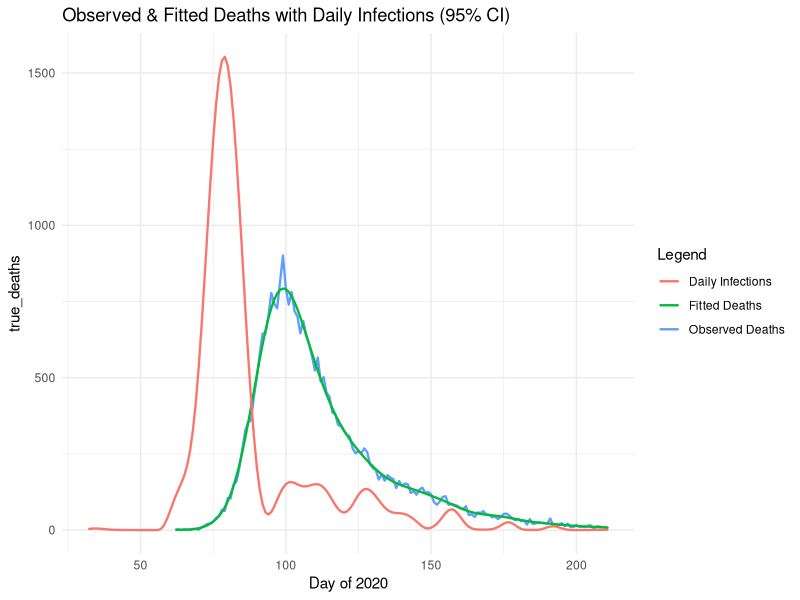
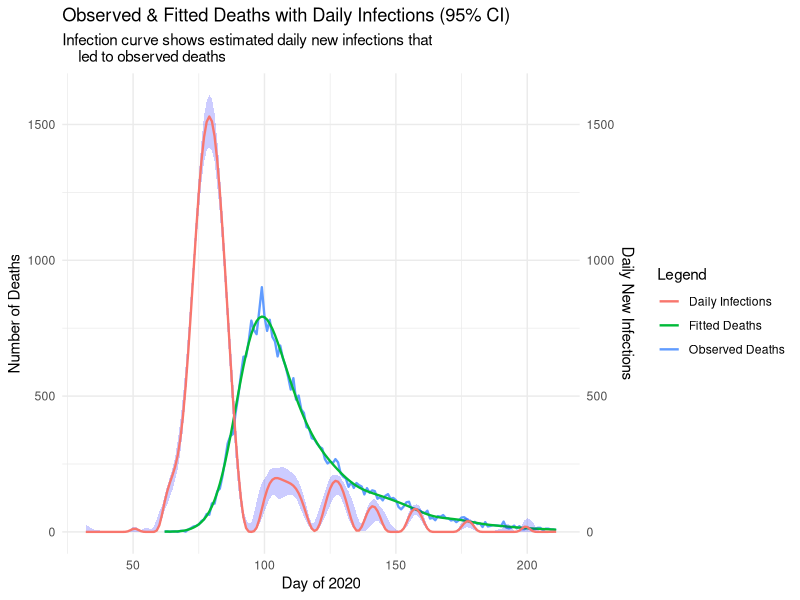

These charts were generated, in order, by the following R code:
# Jackson Cramer (s2274544), Maximillian McCourt (s2145762), Natalia Montalvo Cabornero (s1969053)

# Our group worked collaboratively on the development and optimisation of all exercises.
# Although tasks were divided among us, we maintained a balanced workload through 
# regular code reviews, debugging sessions, and problem-solving meetings.
# Jackson focused ---
# Max focused on ---
# Natalia focused on ---

# Link to github repo: https://github.com/mhmc0808/ESP_GroupWorks.git
# Note about github repo: Our group used the same repo for the other projects.
# The code for project 3 can be found in the GW3 folder, and is titled proj3.r

######### GENERAL DESCRIPTION #########

# This project implements a smooth deconvolution to estimate the daily COVID-19 
# infections from observed death data. The model reconstructs the infection 
# trajectory by deconvolving death counts with a delay distribution from infection
# to death. 

setwd("C:/Users/natmo/OneDrive/Escritorio/MSc/SEM1/Extended Statistical Programming/Assignments/GW3")
library(splines)
library(ggplot2)
data <- read.table("engcov.txt")


set.seed(3)  # remove

######### MODEL SET UP ##########

# Define the matrices and components of the deconvolution model, the function 
# evaluate_matrices() creates: B-spline basis matrix, Convolution matrix (X)  
# that maps infections to deaths via delay distribution and Penalty matrix (S) 
# for smoothing. 

evaluate_matrices <- function(data, k = 80, edur = 3.151, sdur = 0.469, lower_bound, 
                              upper_bound, f_seq) {
  
  # Inputs;
  #   k - number of B-spline basis functions
  #   edur - log(mean) time from infection to death
  #   sdur - log(standard deviation) time from infection to death
  
  # Create penalty matrix S
  S <- crossprod(diff(diag(k), diff=2))
  
  # Create the k+4 knots for B-splines
  # Sequence of k+4 evenly spaced knots
  middle_seq_length <- k-2
  middle_seq <- seq(lower_bound, upper_bound, length.out = middle_seq_length)
  
  # Step size for handling remaining knots
  step <- middle_seq[2] - middle_seq[1]
  
  # Knots sequence
  knots <- c(
    seq(to = min(middle_seq) - step, by = step, length.out = 3),  # 3 knots below
    middle_seq,                                                   # middle sequence
    seq(from = max(middle_seq) + step, by = step, length.out = 3) # 3 knots above
  )
  
  # Create X_tilde: B-spline basis matrix for infection function f(t)
  X_tilde <- splineDesign(knots, f_seq)
  
  # Delay distribution from infection to death (pd)
  d <- 1:k
  pd <- dlnorm(d, edur, sdur)
  pd <- pd / sum(pd)      # normalise the sum to 1
  
  n <- length(data$date)  # number of death days
  m <- length(pd)         # maximum of days to consider    
  r <- nrow(X_tilde)      # number of infection days
  
  # Build weight matrix W for convolution
  # W[i, t] = pd[30 + i - t] if in valid range, 0 otherwise
  W <- matrix(0, n, r)
  
  for (i in 1:n) {
    idxs <- (30 + i - (1:m))              # indices for 30 day lag
    valid <- which(idxs > 0 & idxs <= r)  # keep indices in valid range
    # take i-th row of W at valid indexes to be pd of valid index
    W[i, idxs[valid]] <- pd[1:length(valid)]
  }
  
  # Convolution matrix X maps infections to expected deaths
  X <- W %*% X_tilde
  
  return(list(X_tilde=X_tilde,S=S,X=X))
}

## --- Generate model matrices --- ##

# Days of infection, extending the sequence 30 days before the first observed death
lower_bound <- min(data$julian) - 30
upper_bound <- max(data$julian)
f_seq <- seq(lower_bound, upper_bound, by=1)

model_matrices <- evaluate_matrices(data,lower_bound=lower_bound, 
                                    upper_bound=upper_bound, f_seq=f_seq)
X <- model_matrices$X
X_tilde <- model_matrices$X_tilde
S <- model_matrices$S



######### PENALISED NEGATIVE LOG-LIKELIHOOD FUNCTIONS ##########

# We are going to fit the model using a penalised Poisson likelihood with a 
# positive constraint

## --- Penalised negative log-likelihood --- ##
pnll <- function(y, gamma, X, S, lambda) {
  
  # Inputs:
  #   y - vector of observed deaths
  #   gamma - vector of transformed parameters: beta = exp(gamma) to ensure 
  #           positive coefficients for the B-spline basis
  #   X - convolution matrix
  #   S - penalty matrix
  #   lambda - smoothing parameter

  B <- exp(gamma)               # transformation of coefficients
  mu <- pmax(X %*% B)           # expected deaths
  
  # Smoothing penalty term
  penalty <- 1/2*lambda * sum(B * (S %*% B))     # OPTIMISED VERSION
  # penalty <- 1/2*lambda*t(B) %*% S %*% B
  
  # Poisson log likelihood
  ll_pois <- sum(y*log(mu) - mu - lfactorial(y))
  
  # Penalised negative log likelihood
  pnll <- -ll_pois + penalty
  return(pnll)
}


## --- Gradient of penalized negative log-likelihood --- ##
pnll_grad <- function(y, gamma, X, S, lambda){
  
  # Inputs:
  #   y - vector of observed deaths
  #   gamma - vector of transformed parameters: beta = exp(gamma) to ensure 
  #           positive coefficients for the B-spline basis
  #   X - convolution matrix
  #   S - penalty matrix
  #   lambda - smoothing parameter
  
  B <- exp(gamma)                     # transform to original scale
  mu <- pmax(X %*% B)                 # expected deaths
  
  # Gradient of log-likelihood: dl/dgamma = colsums of diag(y_i/mu_i - 1)*X*diag(B)
  F_value <- diag(as.vector(y/mu - 1)) %*% X %*% diag(B)            
  ll_pois_grad <- colSums(F_value)
  
  # Smoothness penalty gradient
  penalty_grad <- lambda * (S %*% B) * B    # OPTIMISED
  
  # Derivative of penalised negative log likelihood
  pnll_grad <- - ll_pois_grad + penalty_grad
  
  return(pnll_grad)
}


## --- Test functions --- ##
y <- data$deaths
lambda <- 5*10^-5
k <- 80
gamma <- rep(0,k)
pnll(y, gamma, X, S, lambda)
pnll_grad(y, gamma, X, S, lambda)


## --- Gradient validation uing finite differences--- ##

th0 <- gamma                   # test paramater vector
fd <- numeric(length(th0))     # vector to store the approximation

# Penalised negative log-likelihood at th0
nll0 <- pnll(y = y, gamma = th0, X = X, S = S, lambda = lambda) 

eps <- 1e-7                    # perturbation size

# Loop over each parameter
for (i in 1:length(th0)) { 
  th1 <- th0
  th1[i] <- th1[i] + eps
  # Pnll at that perturbed parameter
  nll1 <- pnll(y = y, gamma = th1, X = X, S = S, lambda = lambda)
  # Approximate the partial derivative with the finite difference
  fd[i] <- (nll1 - nll0) / eps
}

# Find analytic gradient at th0
grad_test <- pnll_grad(y = y, gamma = th0, X = X, S = S, lambda = lambda)

# Finite-difference vs analytic gradient
cbind(fd, grad_test) 

# Maximum absolute difference 
max_diff <- max(abs(grad_test-fd)) 
print(paste("Maximum gradient difference:", round(max_diff,8)))
#  0.00027709



######### INITIAL MODEL FITTING ##########

# Fit model using BFGS with initial lambda for sanity check.
# This provides a preliminary fit to verify the model is working correctly
# before proceeding with smoothing parameter selection.


fit <- optim(par = gamma,         # initial parameter values
             fn = pnll,           # penalized negative log-likelihood
             gr = pnll_grad,      # gradient function for efficient optimization
             y = y,               # observed death counts
             X = X,               # convolution matrix
             S = S,               # penalty matrix
             lambda = lambda,     # initial smoothing parameter
             method = "BFGS")     # Optimization method 

# Extract estimated parameters after optimization
gamma_hat <- fit$par
B_hat <- exp(gamma_hat)           # transform to original scale

# Compute fitted deaths and fitted infections
fitted_deaths <- as.vector(X %*% B_hat)
fitted_infections <- as.vector(X_tilde %*% B_hat)

# Compare with actual data
true_deaths <- data$deaths        # actual deaths from data set
day_of_2020 <- data$julian

# Create data frame for plotting
plot_df <- data.frame(
  day = day_of_2020,
  true_deaths = true_deaths,
  fitted_deaths = fitted_deaths)

# Comparison plot: observed vs fitted deaths
initial_plot <- ggplot() +
  # True deaths
  geom_line(aes(x = day_of_2020, y = true_deaths, color = "Observed Deaths"), size = 0.8) +
  # Fitted deaths
  geom_line(aes(x = day_of_2020, y = fitted_deaths, color = "Fitted Deaths"), size = 0.8) +
  geom_line(aes(x = f_seq, y = fitted_infections, color = "Daily Infections"), size = 0.8) +
  # Secondary axis
  #scale_y_continuous(
  #  name = "Number of Deaths",
  #  sec.axis = sec_axis(~ ., name = "Daily New Infections")
  #) +
  labs(
    x = "Day of 2020",
    color = "Legend",
    title = "Observed & Fitted Deaths with Daily Infections (95% CI)"
  ) +
  theme_minimal()

initial_plot

######### SMOOTHING PARAMETER SELECTION ##########

n <- length(y)                       # number of observations
lfy <- lfactorial(y)

# Function to compute the Poisson log-likelihood for BIC calculation
ll <- function(y, beta_hat, X, lfly) {
  
  # Inputs:
  #   y - vector of observed death counts
  #   beta_hat - vector of estimated B-spline coefficients
  #   X - convolution design matrix
 
  # Expected deaths under current parameters
  mu <- X %*% beta_hat
  
  # Poisson log likelihood 
  ll_pois <- sum(y*log(mu) - mu - lfy)
  return(ll_pois)
}

# Define sequence of lambda values to test
log_lambda_seq <- seq(-13,-7,length=50)
lambda_seq <- exp(log_lambda_seq)    # transform to original scale

BIC <- numeric(length(lambda_seq))   # initialize BIC storage vector

Xt <- t(X)  # transpose of X to save some time in the loop

# Grid search over lambda values to find optimal smoothing parameter
for (i in seq(lambda_seq)){
  
  # Current lambda value
  lambda <- lambda_seq[i]
  
  # Fit model with current lambda using BFGS optimization
  fit <- optim(par = gamma,# gamma_hat???           # initial parameter values
               fn = pnll,             # penalized negative log-likelihood
               gr = pnll_grad,        # gradient function
               y = y,                 # observed death counts
               X = X,                 # convolution matrix
               S = S,                 # penalty matrix
               lambda = lambda,       # initial smoothing parameter
               method = "BFGS")       # Optimization method
            
  # Extract estimated parameters
  beta_par <- exp(fit$par)            # transform to original scale
  mu_hat <- as.vector(X %*% beta_par)
  
  # Weight vector
  w <- as.vector(y/(mu_hat^2)) # n vector 
  
  # Compute Hessian matrices:
  # H0: Hessian of log-likelihood (without penalty)
  H0 <- Xt %*% (X * w)   # X^T diag(w) X
  
  #  H_lambda: Full Hessian (log-likelihood + penalty)
  H_lambda <- H0 + lambda * S
  
  ## Effective Degrees of Freedom (EDF) calculation
  R <- chol(H_lambda)
  H_invH0 <- backsolve(R, backsolve(R, H0, transpose = TRUE))
  EDF <- sum(diag(H_invH0))
  
  # Bayesian Information Criterion (BIC) calculation
  BIC[i] <- -2*ll(y, beta_par, X, lfy) + log(n)*EDF
}

# Find optimal lambda that minimizes BIC
BIC_min <- min(BIC)
lambda_bic <- lambda_seq[which.min(BIC)]
lambda_bic



######### BOOTSTRAP UNCERTAINTY QUANTIFICATION #########
# For bootstrap resamples, each observation contributes proportionally to the
# weights of the Pnll and its gradient, so we need to modify both


# Weighted version of penalized negative log-likelihood for bootstrap
pnll_w <- function(y, gamma, X, S, lambda, w) {
  
  # Inputs:
  #   y - vector of observed deaths
  #   gamma - vector of transformed parameters: beta = exp(gamma) to ensure 
  #           positive coefficients for the B-spline basis
  #   X - convolution matrix
  #   S - penalty matrix
  #   lambda - smoothing parameter
  #   w - vector of bootstrap weights 
  
  B <- exp(gamma)               # transformation of coefficients
  mu <- pmax(X %*% B)           # expected deaths, avoiding zero
  
  # Smoothing penalty term
  penalty <- 1/2*lambda* sum(B*(S %*% B))   # OPTIMISED VERSION

  # Weighted Poisson log-likelihood
  ll_pois <- sum(w * (y*log(mu) - mu - lfactorial(y))) 
  
  # Penalized negative log-likelihood with weights
  pnll <- -ll_pois + penalty
  return(pnll)
}

# Weighted version of gradient function for bootstrap
pnll_grad_w <- function(y, gamma, X, S, lambda, w){
  
  # Inputs:
  #   y - vector of observed deaths
  #   gamma - vector of transformed parameters: beta = exp(gamma) to ensure 
  #           positive coefficients for the B-spline basis
  #   X - convolution matrix
  #   S - penalty matrix
  #   lambda - smoothing parameter
  #   w - vector of bootstrap weights 
  
  B <- exp(gamma)               # transform to original scale
  mu <- pmax(X %*% B)           # expected deaths

  # Gradient of the weighted log-likelihood
  F_value <- diag(as.vector(w * (y/mu - 1))) %*% X %*% diag(B) 
  ll_pois_grad <- colSums(F_value)
  
  # Gradient of penalty
  penalty_grad <- lambda * (S %*% B) * B   # OPTIMISED VERSION
  
  # Penalised negative log likelihood
  pnll_grad <- -ll_pois_grad + penalty_grad
  return(pnll_grad)
}

# -- Bootstrap resampling and refitting


# Number of bootstrap replicates for uncertainty estimation
n_bootstrap <- 200

# Initialise empty matrix to store bootstrap replicates
#   Each column represents a different bootstrap sample
#   Each row represents f(t) at a specific time point across all bootstrap samples
f_hat_boot <- matrix(0, nrow = nrow(X_tilde), ncol = n_bootstrap)


for (b in 1:n_bootstrap) {
  
  # Generate bootstrap weights 
  wb <- tabulate(sample(n, replace = TRUE), n)
  
  # Fit penalized model using bootstrap weights
  fit_b <- optim(par = gamma,          # initial parameter values
               fn = pnll_w,            # weighted penalized negative log-likelihood
               gr = pnll_grad_w,       # gradient function for efficient optimization
               y = y,                  # observed death counts
               X = X,                  # convolution matrix
               S = S,                  # penalty matrix
               lambda = lambda_bic,    # initial smoothing parameter
               method = "BFGS",        # Quasi-Newton optimization method with gradient
               w = wb)                 # weights for this iteration

  # Extract fitted parameters from bootstrap sample
  gamma_b <- fit_b$par
  B_b <- exp(gamma_b)     # transform to original scale
  
  # Compute infection rate estimate for this bootstrap sample
  f_hat_boot[, b] <- X_tilde %*% B_b
  
  gamma <- gamma_b 
}


######### FINAL VISUALIZATION AND RESULTS #########

## --- Summary statistics from the bootstrap distribution --- ##

# 95% Confidence intervals from bootstrap samples
f_hat_lower <- apply(f_hat_boot, 1, quantile, probs = 0.025) # 2.5% quantile
f_hat_upper <- apply(f_hat_boot, 1, quantile, probs = 0.975) # 97.5% quantile

# Re-fit infections with the optimal lambda selected using BIC
fit <- optim(par = gamma,            # initial parameter values  #### ??!! not sure about this gamma
             fn = pnll,            # weighted penalized negative log-likelihood
             gr = pnll_grad,       # gradient function for efficient optimization
             y = y,                  # observed death counts
             X = X,                  # convolution matrix
             S = S,                  # penalty matrix
             lambda = lambda_bic,    # initial smoothing parameter
             method = "BFGS")        # Optimization method 

# Optimised parameters
gamma_hat <- fit$par
B_hat <- exp(gamma_hat)   # transform to original scale

# Fitted infection curve using the optimised parameters
fitted_infections_optimized <- as.vector(X_tilde %*% B_hat)

## --- Final plot showing --- ##
#   Observed death data
#   Model with fitted deaths
#   Estimated infection curve

final_plot <- ggplot() +
  # True deaths
  geom_line(aes(x = day_of_2020, y = true_deaths, color = "Observed Deaths"), size = 0.8) +
  # Fitted deaths
  geom_line(aes(x = day_of_2020, y = fitted_deaths, color = "Fitted Deaths"), size = 0.8) +
  # Daily infection rate with 95% CI
  geom_ribbon(aes(x = f_seq, ymin = f_hat_lower, ymax = f_hat_upper), fill = "blue", alpha = 0.2) +
  geom_line(aes(x = f_seq, y = fitted_infections_optimized, color = "Daily Infections"), size = 0.8) +
  # Secondary axis: rescale infections to match the main axis numerically
  scale_y_continuous(
    name = "Number of Deaths",
    sec.axis = sec_axis(~ ., name = "Daily New Infections")
  ) +
  labs(
    x = "Day of 2020",
    color = "Legend",
    title = "Observed & Fitted Deaths with Daily Infections (95% CI)",
    subtitle = "Infection curve shows estimated daily new infections that 
    led to observed deaths"
  ) +
  theme_minimal()

final_plot  # display final plot

# Interpretation:
# A we can see in the graph the close match between the observed and fitted deaths 
# demonstrates that our model successfully finds the mortality parameter in our data, 
# providing confidence in the model to reconstruct infection dinamics.
#
# The blue infection curve shows the estimated daily new infections that resulted in
# the observed deaths. We can clearly see the infection waves, showing when transmission
# was increasing or decreasing, like a big increase around day 75 and a big 
# decrease around day 85.
#
# The blue shaded region represents the 95% confidence interval around the infection
# estimates, derived from 200 bootstrap replicates. Wider intervals indicate greater
# uncertainty, particularly at the boundaries where data was limited.
# 
# The approximately 30-day horizontal shift that we assumed when creating the model
# between infection peaks and corresponding death peaks visually confirms the 
# lognormal delay distribution used in the model.
#
# The overall visualization demonstrates successful deconvolution, we have effectively
# recovered the unobserved infection trajectory from the observed death data using
# the known delay distribution and smoothness assumptions.


# Natalia's notes:
# - added a description for the project
# - added comments and descriptions for all the functions
# - added interpretation of final plot
# - changed some of the matrices multiplications for optimization
# - changed EFD calculation to chol decomp for a faster approach maybe? -- not sure if actually makes a difference
# - added some sanity checks so some our values cannot be zero to avoid crashes
# - we need to think/ask tutors how are we presenting the report because
#   actually the first 3 exercises are just steps for alter building the model with
#   the weights and the right lambda
# - changed last plot --> error when running jackson's plots
# - need to check if we can optimize lambda loop and bootstrap loop 
# My code runs in ~ 50 sec

